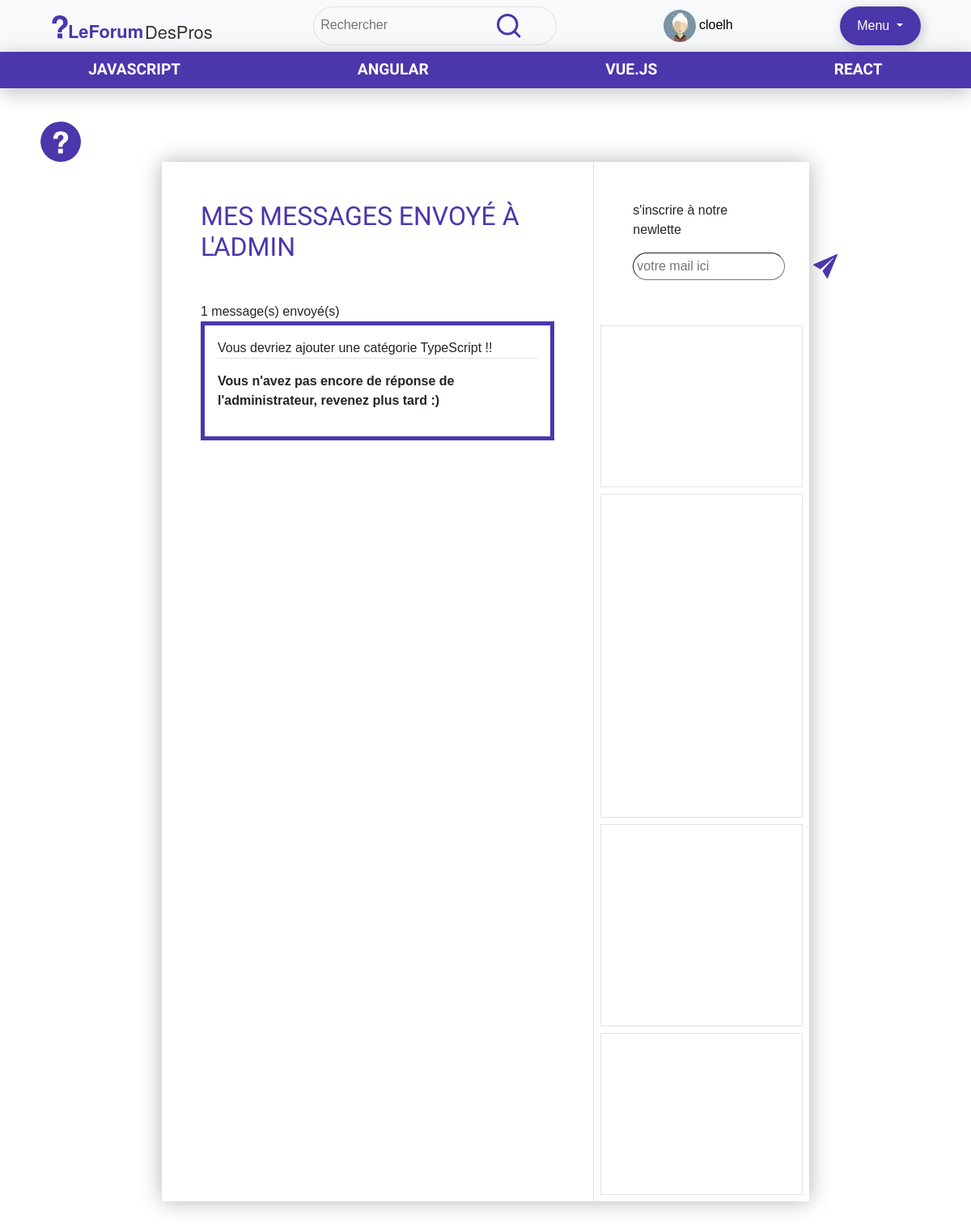
Screenshot of /index.php?action=myMessage (signed in) with the database file from the repository.
### tables this page shows
CREATE TABLE `cat` (
  `id` int(11) NOT NULL,
  `categorie` varchar(100) NOT NULL,
  `def` text NOT NULL
);

CREATE TABLE `message` (
  `id` int(11) NOT NULL,
  `id_user` int(11) NOT NULL,
  `message` text NOT NULL,
  `vu` tinyint(1) NOT NULL
);

### vues/myMessage.php (the view)
<?php
    $getMessage = $bdd->prepare("SELECT * FROM `message` WHERE `id_user` = :idUser ORDER BY id DESC");
    $getMessage->execute([
        'idUser' => $_SESSION['id']
    ]);
    $nbMessage = $getMessage->rowCount();
    include('include/nav.php');
?>
<div class="page myMessage marge d-flex">
    <div class="feed col-8 p-5">
        <h2 class="mb-4">Mes messages envoyé à l'Admin</h2>
        <div class="mt-5">
            <div class="resultatNb"><?=$nbMessage?> message(s) envoyé(s)</div>
                <?php while($m = $getMessage->fetch()){ ?>
                    <div class="post mb-5 border-violet p-3">
                        <p class="border-bottom border-1"><?=$m['message']?></p>
                        <?php
                            $getReponse = $bdd->prepare('SELECT * FROM `reponse` WHERE `id_message` = :idMessage');
                            $getReponse->execute([
                                'idMessage' => $m['id']
                            ]);
                            $Reponse = $getReponse->fetch();
                            $nbReponse = $getReponse->rowCount();
                            if($nbReponse == 0){ ?>
                                <p><b>Vous n'avez pas encore de réponse de l'administrateur, revenez plus tard :)</b></p>
                            <?php } else { ?>
                                <p><b>Voici là réponse de l'administrateur : </b></p>
                                <p><?=$Reponse['reponse']?></p>
                            <?php }
                        ?>
                    </div>
                <?php } ?>
            </div>
        </div>
    <?php include('include/sidebar.php'); ?>
</div>

### vues/include/nav.php (shortened to what this page needs)
<?php
    $getCat = $bdd->prepare('SELECT * FROM cat');
    $getCat->execute();
?>
<div class="fixed-top">
    <nav class="navbar d-flex justify-content-around bg-light">
        <a href="index.php?action=home"><img src="images/logo.svg" alt="logo" width="200px"></a>
        <div class="search border border-1 p-2 rounded-pill">
            <form action="?action=search" method="POST">
                <div class="form-group">
                    <input type="text" id="contenuSearch" name="contenuSearch" class="contenuSearch" placeholder="Rechercher">
                    <button type="submit"><img src="images/search.svg" alt="search" width="30px"></button>
                </div>
            </form>
        </div>
        <?php if(isset($_SESSION['id'])){ ?>
                <button class="bg-transparent" type="button" data-bs-toggle="modal" data-bs-target="#userProfil">
                    <img src="images/user/<?=$_SESSION['avatar']?>.svg" width="40px" alt=""> <?=$_SESSION['pseudo']?>
                </button>
                <div class="dropdown">
                    <button class="button dropdown-toggle" type="button" id="dropdownMenuButton1" data-bs-toggle="dropdown" aria-expanded="false">
                        Menu
                    </button>
                </div>
        <?php } else { ?>
            <a class="link" href="index.php?action=connexion">Se connecter</a>
        <?php } ?>
    </nav>
    <nav class="navbar list-categorie d-flex justify-content-around">
        <?php while($c = $getCat->fetch()){ ?>
            <a href="index.php?action=pageCategorie&idCat=<?=$c['id']?>"><?=$c['categorie']?></a>
        <?php } ?>
    </nav>
</div>

### asset/main.css (style rules this page uses)
* { margin: 0; padding: 0; font-family: Helvetica, sans-serif; }
.marge { margin-left: 200px; margin-right: 200px; margin-top: 200px; margin-bottom: 50px; }
.border-violet { border: #4B36AC 5px solid !important; }
a { text-decoration: none !important; }
button { border: none; min-width: 100px; }
.button { background-color: #4B36AC; color: white; border-radius:50px; padding: 12px 10px 12px 10px; box-shadow: 3px 3px 15px rgba(0, 0, 0, .20); text-decoration: none; transition: all .3s ease; }
h2, h4 { font-family: 'Viga', sans-serif; color: #4B36AC; text-transform: uppercase; }
.page { box-shadow: 0px 0px 25px rgba(0, 0, 0, .30); background-color: white; }
nav.list-categorie { background-color: #4B36AC; box-shadow: 0px 5px 25px rgba(0, 0, 0, .25); }
nav.list-categorie a { font-family: 'Viga', sans-serif; color: white; text-transform: uppercase; font-size: 1.2em; font-weight: bold; text-decoration: none; transition: opacity .2s ease; }
.search form input { border: none; background: transparent; }
.search form button { border: none; background: transparent; }

### rows the page displays
cat: categorie "JAVASCRIPT"
cat: categorie "ANGULAR"
cat: categorie "VUE.JS"
cat: categorie "REACT"
message: message "Vous devriez ajouter une catégorie TypeScript !!"

### other values shown
$_SESSION['pseudo'] "cloelh"
$nbMessage "1"
